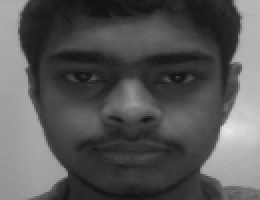
#> input picture face_recognition/fr/data/1/0.png, 130 x 100 px, given in place of the camera (shown 2 times larger)
$ python capture.py data/1/0.png
#> lines starting #> are read from the running program, lines starting #| are printed output that depends on the picture; after the words box and inside, x2 and y2 are one past the last pixel; in counts of white or black regions, pixels touching at a corner belong together
import os, sys, numpy, cv2
path = os.path.join("data", sys.argv[1])
if not os.path.isdir(path):
    os.mkdir(path)
cascade = cv2.CascadeClassifier('haarcascade_frontalface_default.xml')
webcam = cv2.VideoCapture(0)
count = 0
while count < 40:
    (_, img) = webcam.read()
#> img is the input picture: shape (100, 130, 3); min 17, max 231, mean 86.3
    grayscale = cv2.cvtColor(img, cv2.COLOR_BGR2GRAY)
    detections = cascade.detectMultiScale(grayscale, 1.3, 4)
#> detections = [[17, 6, 89, 89]]
    if type(detections) is tuple:
        continue
    else:
        for (x,y,w,h) in detections:
            cv2.rectangle(img,(x,y),(x+w,y+h),(0,0,255),3)
            face = grayscale[y:y + h, x:x + w]
            resized = cv2.resize(face, (130, 100))
            cv2.imwrite('%s/%s.png'%(path,count), resized)
            count +=1
#> this loop made 1 pass
#> (x, y, w, h, count) on pass 1: (17, 6, 89, 89, 1)
#> pass 1, `face = grayscale[y:y + h, x:x + w]`:
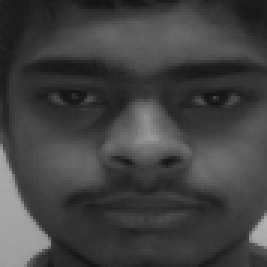
#> face: shape (89, 89) (shown 3 times larger); min 19, max 176, mean 65.4
#> pass 1, `resized = cv2.resize(face, (130, 100))`:
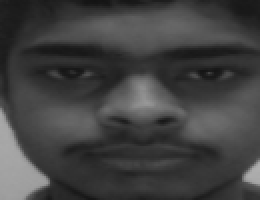
#> resized: shape (100, 130) (shown 2 times larger); min 19, max 176, mean 65.3
#> after the loop:
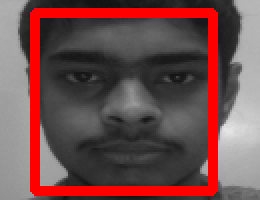
#> img: shape (100, 130, 3) (shown 2 times larger); 13.6% of pixels changed, all inside (x1, y1, x2, y2) = (15, 4, 109, 98)
#> after the loop, count = 1
    cv2.imshow('Capture', img)
    if cv2.waitKey(1) == 13:
#> (key Esc is pressed here)
        break
webcam.release()
cv2.destroyAllWindows()
